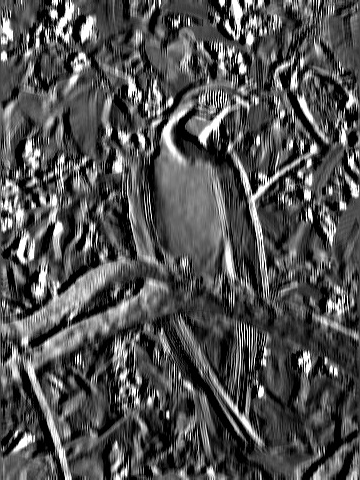
#> input picture JEC/pokusne soubory/gabor_filter_img1.jpg, 360 x 480 px, given in place of 3117.jpg, which was not available
$ python gabor.py   (Python 2 division)   (older library calls are emulated)
#> lines starting #> are read from the running program, lines starting #| are printed output that depends on the picture; pictures that were not available may be replaced by others from this repository, and a replacement may not be noted
#!/usr/bin/env python

import numpy as np
import math
import cv2

def build_filters(psi):
    filters = []
    ksize = 20
    sigma = 1#0.5 #odchylka gausovky
    gamma = 1 #prostorovy pomer stran (elypsicityda)
    #lambda je vlnova delka
    for theta in (0, math.pi/4, math.pi/2, (3/4)*math.pi): #theta orientace
        #kern = cv2.getGaborKernel((ksize, ksize), sigma, theta, 4, gamma, psi)
        for lambdaa in (2, 2*math.sqrt(2), 4):
            kern = cv2.getGaborKernel((ksize, ksize), sigma, theta, lambdaa, gamma, psi)
            #kern /= 1.5*kern.sum() #normovani #proc? bez toho je jen cerno kdyz mam nasteveny lambdu na 2
        filters.append(kern)
    return filters


# [15 lines of commented-out code are left out]


def use_filters(img, filters):
    filtered_img = []
    ddepth = -1 #when ddepth=-1, the output image will have the same depth as the source.

    i=1
    for kern in filters:
        fimg = cv2.filter2D(img, ddepth, kern)
        filtered_img.append(fimg)
        cv2.imwrite("gabor_filter_img{}.jpg".format(i), fimg)

        i = i+1

    return filtered_img


def count_phase(filtered_img_real, filtered_img_imag):
    phase = []

    for i in range(len(filtered_img_real)):
        cv2.phase(filtered_img_real[i], filtered_img_imag[i], angleInDegrees=False)
        #angleInDegrees - when true, the input angles are measured in degrees, otherwise, they are measured in radians.
    return phase


def count_magnitude(filtered_img_real, filtered_img_imag):
    magnitude = []

    for i in range(len(filtered_img_real)):
        magnitude.append(cv2.magnitude(filtered_img_real[i], filtered_img_imag[i]))

    return magnitude


def count_vector(magnitudes, deep):
    """
    Nasklada vektory za sebe
    """

    print len(magnitudes)
    array_histograms_magnitude = np.zeros(shape=(deep*len(magnitudes)), dtype=np.int)

    for i in range(len(magnitudes)):
        for x in range(len(magnitudes[i])):
            for y in range(len(magnitudes[i][x])):
                value = magnitudes[i].item(x,y)
                index = ((i*deep))+int((value/deep)) # (i*deep) potrebuju se posunout na i-ty filtrovany obrazek
                print i
                print value
                print index
                array_histograms_magnitude[index]=array_histograms_magnitude[index]+1
        print array_histograms_magnitude
    return array_histograms_magnitude

def show_filters(filters):
    max_value = float('-inf')
    min_value = float('inf')

    for filter in filters:
        for i in range(len(filter)):
            for y in range(len(filter[i])):
                if(filter[i][y] > max_value):
                    max_value = filter[i][y]
                if(filter[i][y] < min_value):
                    min_value = filter[i][y]

    n= 0
    for filter in filters:
        for i in range(len(filter)):
            for y in range(len(filter[i])):
                filter[i][y]=(filter[i][y]-min_value)/(max_value - min_value)*255

        cv2.imwrite("gabor_filter{}.jpg".format(n), filter)
        n = n + 1

    print max_value
    print min_value


print "ahoj"
print cv2.magnitude(255, 255)
print math.sqrt(255*255+255*255)

vector_deep = 16
img = cv2.imread('../../Data/iaprtc12/images/03/3117.jpg', 0) # 0 Grayscale image
#> img is the input picture: shape (480, 360); min 0, max 255, mean 80.1
img = img.astype(float)

filters_real = build_filters(math.pi/2)
filtered_img = use_filters(img, filters_real)
#> the loop in use_filters, `for kern in filters:` made 4 passes
#> pass 1, in use_filters, `fimg = cv2.filter2D(img, ddepth, kern)`:
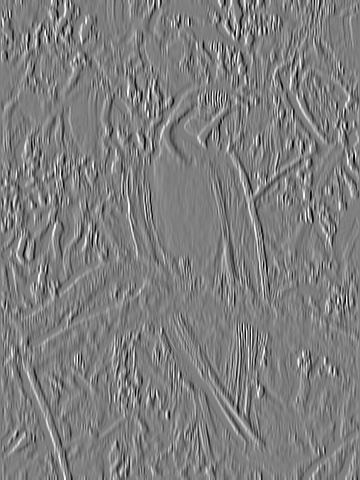
#> fimg: shape (480, 360) float64; min -387, max 390.4, mean -0.1; drawn with min black and max white
#> pass 1, in use_filters, `cv2.imwrite("gabor_filter_img{}.jpg".format(i), fimg)`:
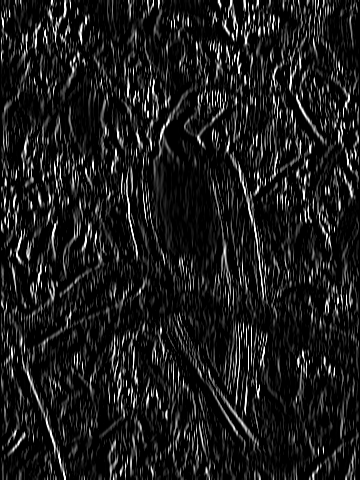
#> saved as gabor_filter_img1.jpg: shape (480, 360); min 0, max 255, mean 27.4
#> pass 2, in use_filters, `fimg = cv2.filter2D(img, ddepth, kern)`:
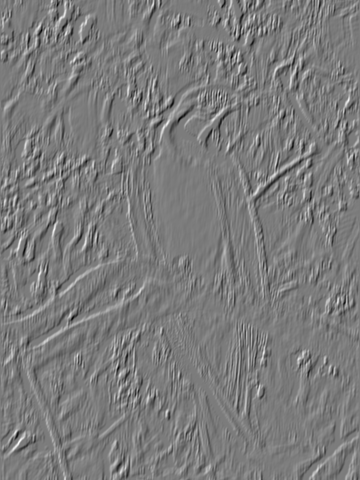
#> fimg: shape (480, 360) float64; min -358.2, max 377.1, mean -0.1; drawn with min black and max white
#> pass 2, in use_filters, `cv2.imwrite("gabor_filter_img{}.jpg".format(i), fimg)`:
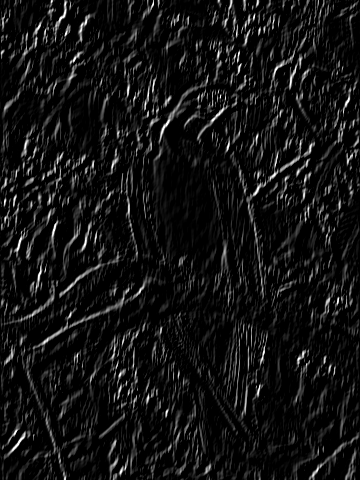
#> saved as gabor_filter_img2.jpg: shape (480, 360); min 0, max 255, mean 19
#> after the loop in use_filters, `for kern in filters:`: filtered_img = 4 items; i = 5
#> filtered_img = 4 items
show_filters(filters_real)
#> the loop in show_filters, `for filter in filters:` made 4 passes
#> pass 1, in show_filters, `cv2.imwrite("gabor_filter{}.jpg".format(n), filter)`:
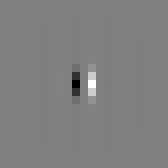
#> saved as gabor_filter0.jpg: shape (21, 21) (shown 8 times larger); min 0, max 255, mean 127.9
#> pass 2, in show_filters, `cv2.imwrite("gabor_filter{}.jpg".format(n), filter)`:
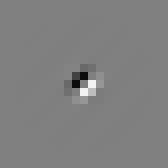
#> saved as gabor_filter1.jpg: shape (21, 21) (shown 8 times larger); min 13, max 242, mean 127.7
#> after the loop in show_filters, `for filter in filters:`: n = 4
exit()
#> (the program exits here)

$ run again, on JEC/pokusne soubory/gabor_filter_img2.jpg
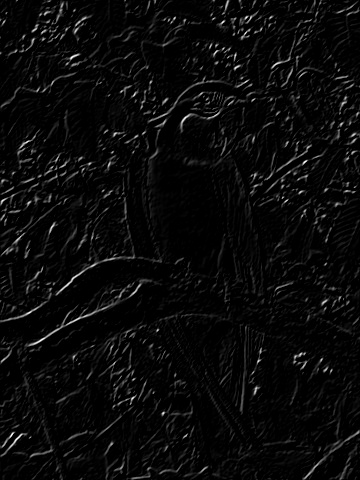
#> input picture JEC/pokusne soubory/gabor_filter_img2.jpg, 360 x 480 px, given in place of 3117.jpg, which was not available
#> img is the input picture: shape (480, 360); min 0, max 255, mean 10.1
#> the loop in use_filters, `for kern in filters:` made 4 passes
#> pass 1, in use_filters, `fimg = cv2.filter2D(img, ddepth, kern)`:
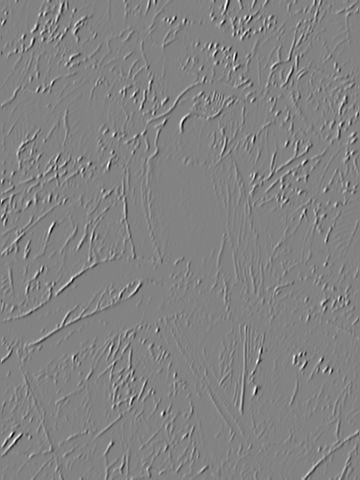
#> fimg: shape (480, 360) float64; min -281.1, max 266.4, mean 0; drawn with min black and max white
#> pass 2, in use_filters, `cv2.imwrite("gabor_filter_img{}.jpg".format(i), fimg)`:
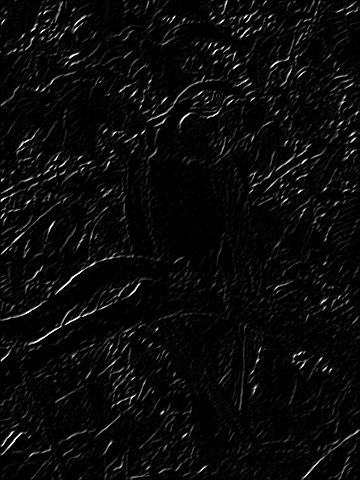
#> saved as gabor_filter_img2.jpg: shape (480, 360); min 0, max 255, mean 10
#> after the loop in use_filters, `for kern in filters:`: filtered_img = 4 items; i = 5
#> `filtered_img = use_filters(img, filters_real)`: filtered_img = 4 items
#> after the loop in show_filters, `for filter in filters:`: n = 4

$ run again, on JEC/pokusne soubory/gabor_filter_img3.jpg
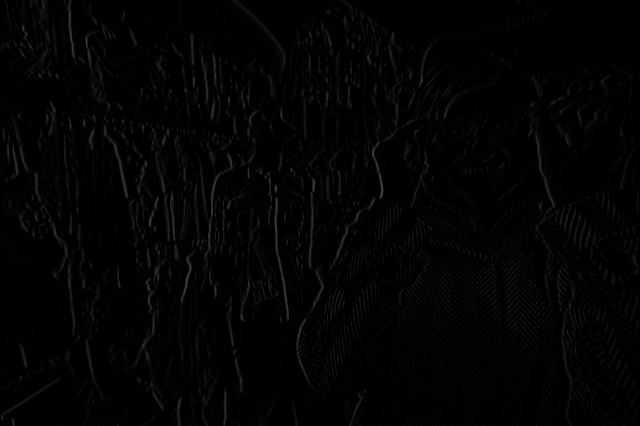
#> input picture JEC/pokusne soubory/gabor_filter_img3.jpg, 640 x 426 px, given in place of 3117.jpg, which was not available
#> img is the input picture: shape (426, 640); min 0, max 69, mean 2.9
#> `img = img.astype(float)`:
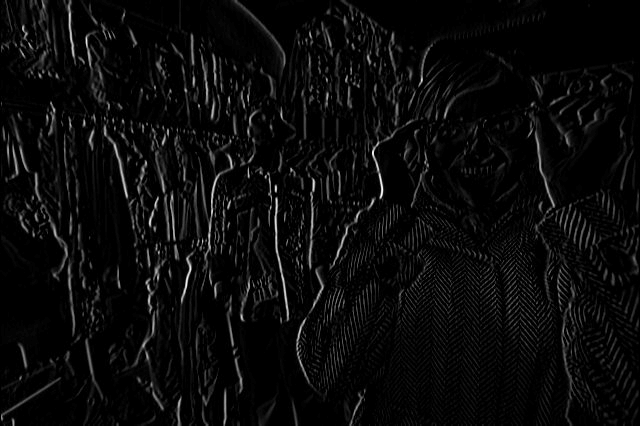
#> img: shape (426, 640) float64; min 0, max 69, mean 2.9; drawn with min black and max white
#> the loop in use_filters, `for kern in filters:` made 4 passes
#> pass 1, in use_filters, `fimg = cv2.filter2D(img, ddepth, kern)`:
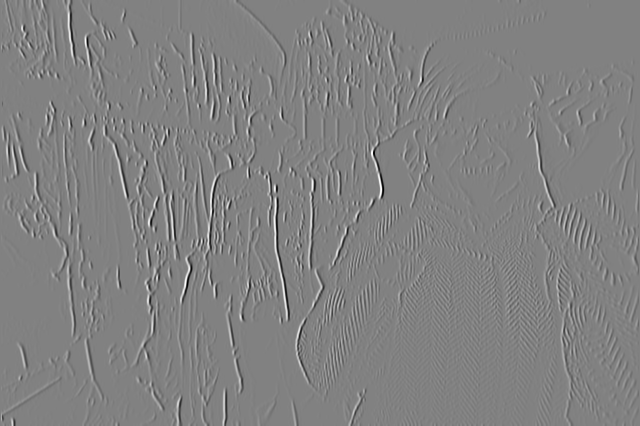
#> fimg: shape (426, 640) float64; min -99.41, max 96.43, mean 0; drawn with min black and max white
#> after the loop in use_filters, `for kern in filters:`: filtered_img = 4 items; i = 5
#> `filtered_img = use_filters(img, filters_real)`: filtered_img = 4 items
#> after the loop in show_filters, `for filter in filters:`: n = 4
